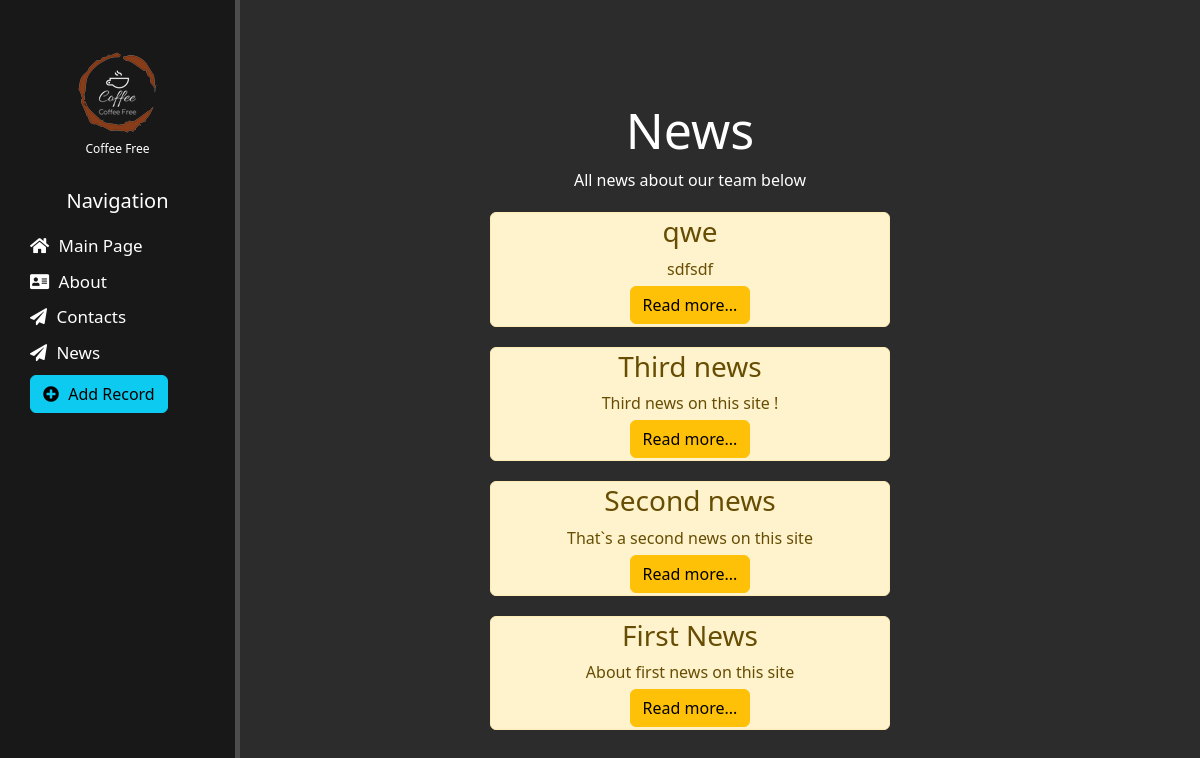
The page /news/ on the database as committed earlier.
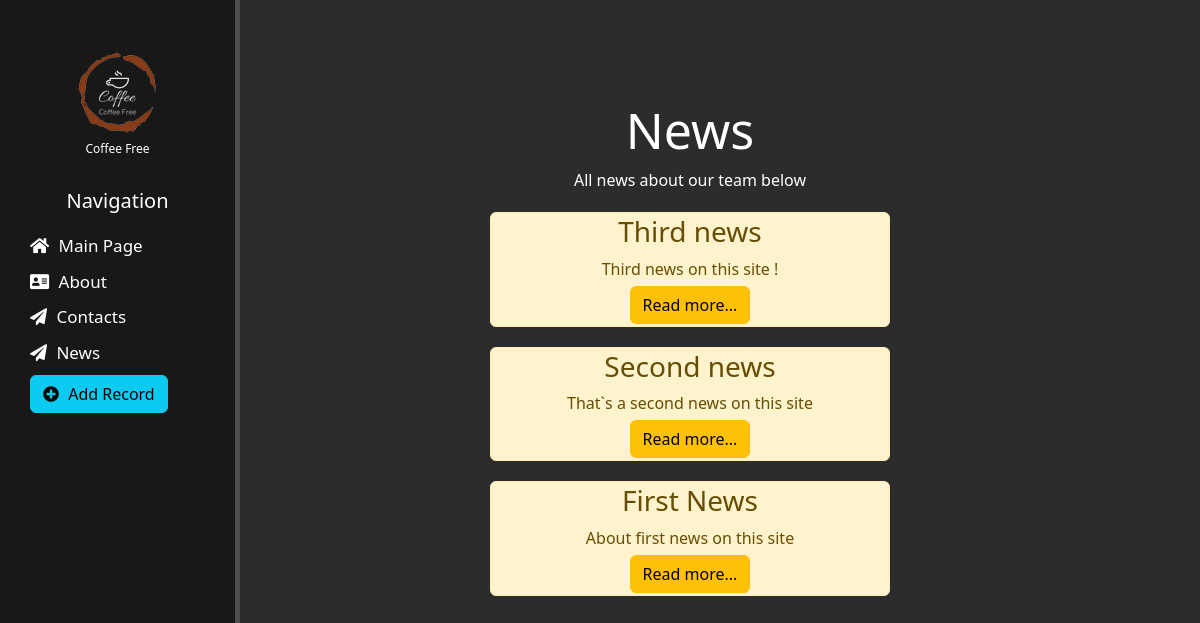
The same page on the database as committed later.
### news/models.py (models this page shows, shortened)
class Articles(models.Model):
    title = models.CharField('Title', max_length=50)
    preview = models.CharField('Preview', max_length=250)
    full_text = models.TextField('Article')
    date = models.DateTimeField('Date')
    class Meta:
        verbose_name = 'Article'
        verbose_name_plural = 'Articles'

### news/views.py (the view)
# urls.py: path('', views.news_home, name='news_home'),
def news_home(request):
    news = Articles.objects.order_by('-date');
    return render(request, 'news/news_home.html', {'news': news})

### templates/news/news_home.html (shortened to what this page needs)
{% extends 'main/layout.html' %}
{% block content %}
<div class="features">
    <h1>News</h1>
    <p>All news about our team below</p>
    {% if news %}
        {% for article in news %}
            <div class="alert alert-warning">
                <h3>{{ article.title }}</h3>
                <p>{{ article.preview }}</p>
                <a href="{% url 'news-detail' article.id %}" class="btn btn-warning">Read more...</a>
            </div>
        {% endfor %}
        {% else %}
        <p>There is no News right now</p>
    {% endif %}
</div>
{% endblock content %}

### templates/main/layout.html (shortened to what this page needs)
{% load static %}
<!DOCTYPE html>
<html lang="en">
<head>
    <link rel="stylesheet" href="https://cdn.jsdelivr.net/npm/bootstrap@5.2.3/dist/css/bootstrap.min.css">
    <link rel="stylesheet" href="{% static 'main/css/main.css' %}">
    <link rel="stylesheet" href="https://use.fontawesome.com/releases/v5.8.2/css/all.css">
</head>
<body>
<aside>
    <div class="asidelogo">
        <img src="{% static 'main/img/logo.png' %}" alt="coffee logo">
        <br>
        <span class="logo">Coffee Free</span>
    </div>
    <h3>Navigation</h3>
    <ul>
        <a href="{% url 'home' %}">
            <li><i class="fas fa-home"></i> Main Page</li>
        </a>
        <a href="{% url 'about' %}">
            <li><i class="fas fa-address-card"></i> About</li>
        </a>
        <a href="{% url 'contacts' %}">
            <li><i class="fas fa-paper-plane"></i> Contacts</li>
        </a>
        <a href="{% url 'news_home' %}">
            <li><i class="fas fa-paper-plane"></i> News</li>
        </a>
        <a href="{% url 'create' %}">
            <li>
                <button class="btn btn-info"><i class="fas fa-plus-circle"></i> Add Record</button>
            </li>
        </a>
    </ul>
</aside>
<main>
    {% block content %}
    {% endblock %}
</main>
</body>
</html>

### static/main/css/main.css (style rules this page uses)
body { background: #2c2c2c; }
div.asidelogo { text-align: center; }
aside { float: left; background: #181818; width: 20%; padding: 2.5%; height: 100vh; color: #fff; border-right: 5px solid #4d4d4d; display: block; }
aside img { margin: auto; }
aside .logo { font-size: 12px ; position: relative; top: -20px; }
aside h3 { margin-top: 10px; font-size: 20px; text-align: center; }
aside ul { margin-top: 20px; padding: 0; }
aside ul a { text-decoration: none; }
aside li { margin-top: 10px; list-style-type: none; color: #fff; font-size: 17px; transition: transform .3s ease; }
aside li i { margin-right: 5px; }
main .features { float: left; color: #fff; margin-top: 100px; text-align: center; width: 75%; }
main .features h1 { font-size: 50px; }
main .features p { max-width: 500px; margin: 5px auto; }
.alert-warning { width: 400px; margin: 20px auto; padding: 2px; text-align: center; }

Rows that differ between the two databases and show on the page:
removed Articles: title "qwe", preview "sdfsdf"
